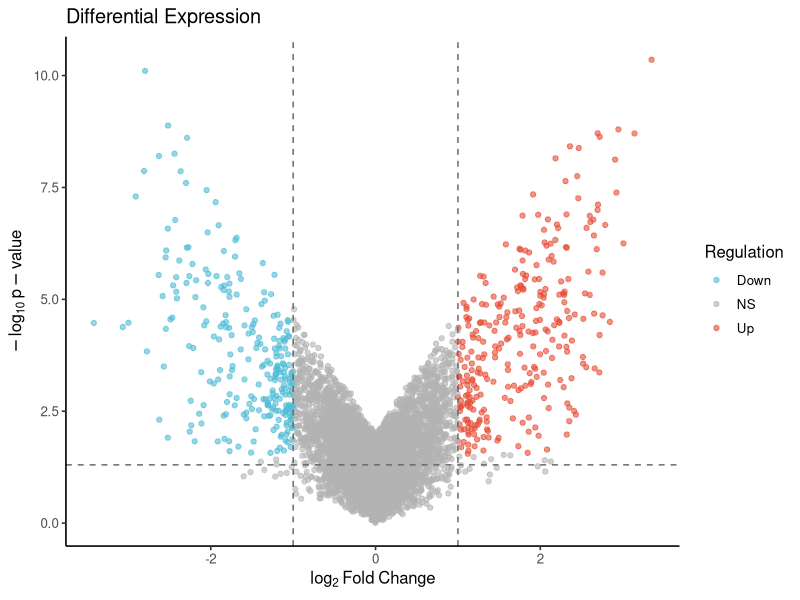
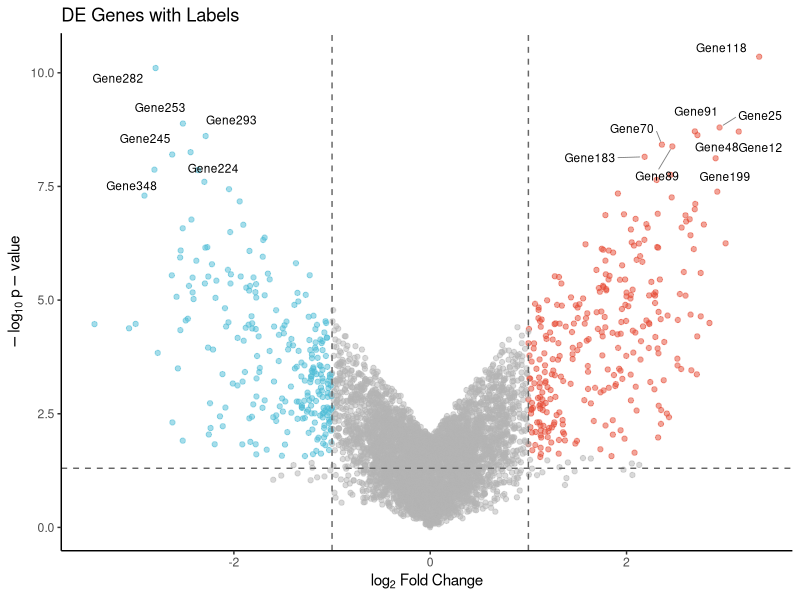
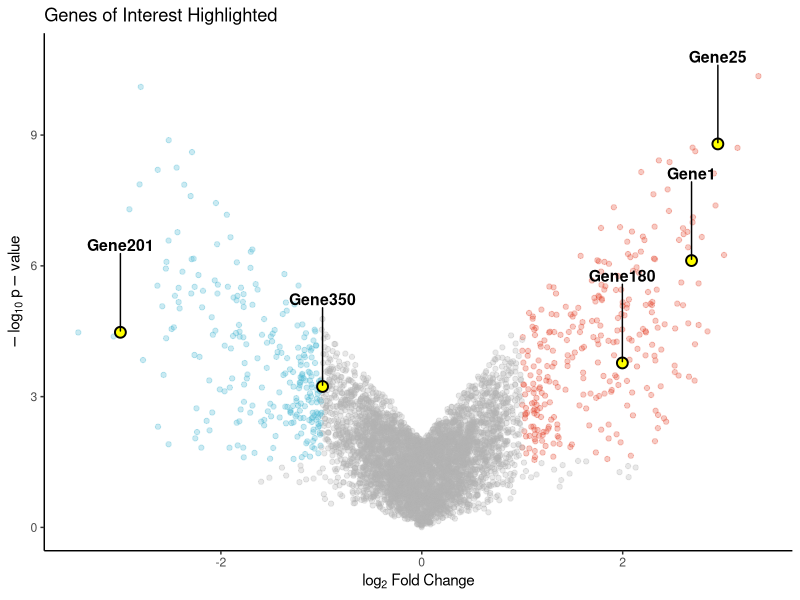

Write the R code that produced these figures, in order.
library(ggplot2)
library(ggrepel)
library(dplyr)

# --- ALTERNATIVE: Use real DE results ---
# For realistic volcanos, use DESeq2/edgeR output:
#
# library(DESeq2)
# library(airway)
# data('airway')
# dds <- DESeqDataSet(airway, design = ~ dex)
# dds <- DESeq(dds)
# res <- results(dds)
# df <- as.data.frame(res) %>%
#     tibble::rownames_to_column('gene') %>%
#     filter(!is.na(padj))

set.seed(42)

# Simulate DE results with realistic distribution
# Most genes show no change (centered at 0), few are significant
n_genes <- 5000
df <- data.frame(
    gene = paste0('Gene', 1:n_genes),
    log2FoldChange = c(
        rnorm(200, mean = 2, sd = 0.5),    # Upregulated
        rnorm(150, mean = -1.8, sd = 0.6), # Downregulated
        rnorm(4650, mean = 0, sd = 0.5)    # No change
    ),
    stringsAsFactors = FALSE
)

# P-values correlate with fold change magnitude (realistic)
# Larger effects tend to have smaller p-values
df$pvalue <- 10^(-abs(df$log2FoldChange) * runif(n_genes, 0.5, 3) - runif(n_genes, 0, 2))
df$pvalue <- pmin(df$pvalue, 1)

# Adjust for multiple testing
# padj will be larger than pvalue, some lose significance
df$padj <- p.adjust(df$pvalue, method = 'BH')

# Thresholds for significance
# FC > 1: Standard 2-fold change cutoff
# padj < 0.05: Standard FDR threshold
fc_threshold <- 1
padj_threshold <- 0.05

df <- df %>%
    mutate(significance = case_when(
        padj < padj_threshold & log2FoldChange > fc_threshold ~ 'Up',
        padj < padj_threshold & log2FoldChange < -fc_threshold ~ 'Down',
        TRUE ~ 'NS'
    ))

# Count significant genes
cat('Significant genes:\n')
cat(sprintf('  Upregulated: %d\n', sum(df$significance == 'Up')))
cat(sprintf('  Downregulated: %d\n', sum(df$significance == 'Down')))
cat(sprintf('  Not significant: %d\n', sum(df$significance == 'NS')))

# Basic volcano with threshold lines
p1 <- ggplot(df, aes(x = log2FoldChange, y = -log10(pvalue))) +
    geom_point(aes(color = significance), alpha = 0.6, size = 1.5) +
    scale_color_manual(values = c(Up = '#E64B35', Down = '#4DBBD5', NS = 'gray70'),
                       name = 'Regulation') +
    geom_hline(yintercept = -log10(0.05), linetype = 'dashed', color = 'gray40') +
    geom_vline(xintercept = c(-fc_threshold, fc_threshold),
               linetype = 'dashed', color = 'gray40') +
    labs(x = expression(log[2]~Fold~Change),
         y = expression(-log[10]~p-value),
         title = 'Differential Expression') +
    theme_classic(base_size = 12) +
    theme(legend.position = 'right')

ggsave('volcano_basic.pdf', p1, width = 8, height = 6)

# Volcano with top gene labels
# Label top 15 by p-value among significant genes
top_genes <- df %>%
    filter(significance != 'NS') %>%
    arrange(pvalue) %>%
    head(15)

p2 <- ggplot(df, aes(x = log2FoldChange, y = -log10(pvalue))) +
    geom_point(aes(color = significance), alpha = 0.5, size = 1.5) +
    scale_color_manual(values = c(Up = '#E64B35', Down = '#4DBBD5', NS = 'gray70')) +
    geom_text_repel(
        data = top_genes,
        aes(label = gene),
        size = 3,
        max.overlaps = 20,
        box.padding = 0.5,
        point.padding = 0.3,
        segment.color = 'gray50',
        segment.size = 0.3
    ) +
    geom_hline(yintercept = -log10(0.05), linetype = 'dashed', color = 'gray40') +
    geom_vline(xintercept = c(-1, 1), linetype = 'dashed', color = 'gray40') +
    labs(x = expression(log[2]~Fold~Change),
         y = expression(-log[10]~p-value),
         title = 'DE Genes with Labels') +
    theme_classic() +
    theme(legend.position = 'none')

ggsave('volcano_labeled.pdf', p2, width = 8, height = 6)

# Volcano highlighting specific genes
genes_of_interest <- c('Gene1', 'Gene201', 'Gene350', 'Gene25', 'Gene180')
highlight_df <- df %>% filter(gene %in% genes_of_interest)

p3 <- ggplot(df, aes(x = log2FoldChange, y = -log10(pvalue))) +
    geom_point(aes(color = significance), alpha = 0.3, size = 1.5) +
    scale_color_manual(values = c(Up = '#E64B35', Down = '#4DBBD5', NS = 'gray70')) +
    geom_point(data = highlight_df, color = 'black', size = 3, shape = 21,
               fill = 'yellow', stroke = 1) +
    geom_text_repel(data = highlight_df, aes(label = gene),
                    fontface = 'bold', size = 4,
                    nudge_y = 2, box.padding = 0.5) +
    labs(x = expression(log[2]~Fold~Change),
         y = expression(-log[10]~p-value),
         title = 'Genes of Interest Highlighted') +
    theme_classic() +
    theme(legend.position = 'none')

ggsave('volcano_highlighted.pdf', p3, width = 8, height = 6)

message('Volcano plots saved: volcano_basic.pdf, volcano_labeled.pdf, volcano_highlighted.pdf')
